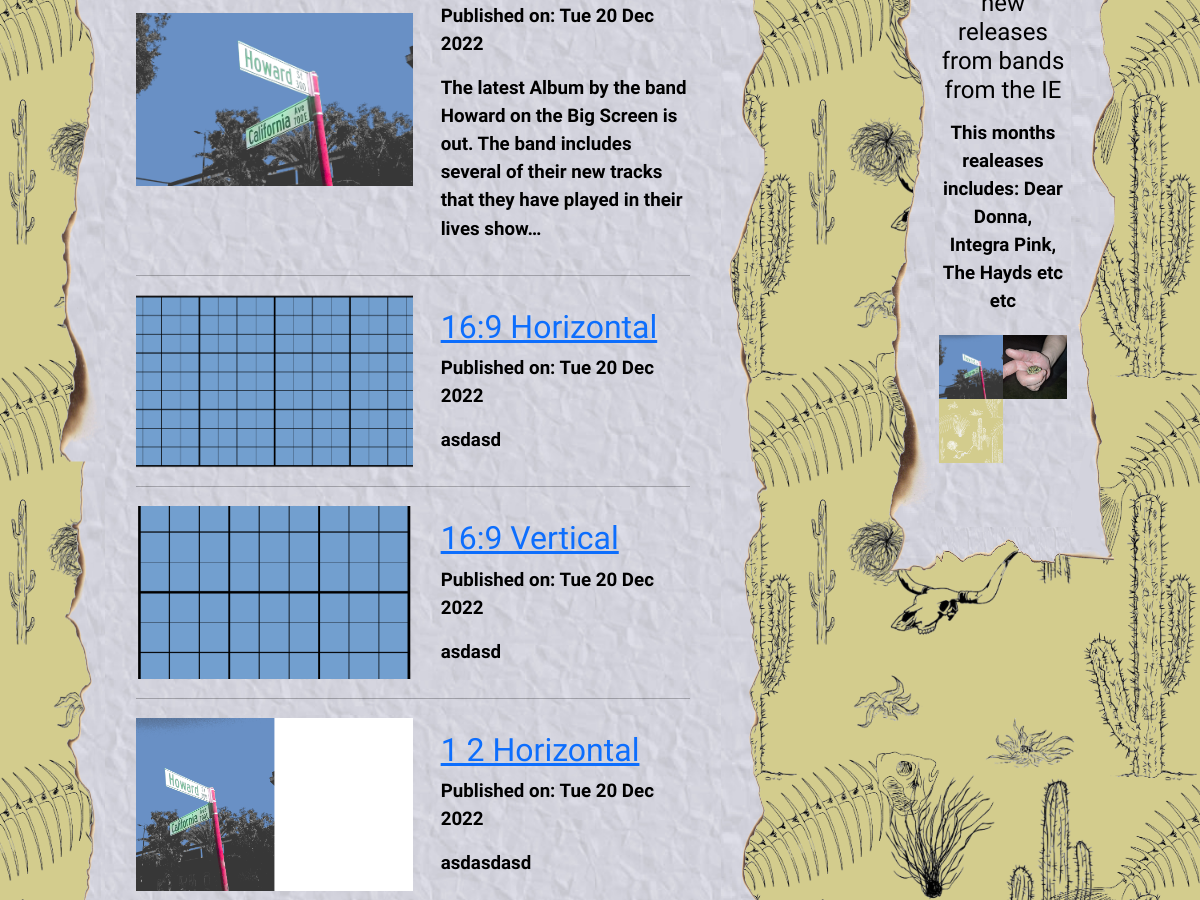
Page /musicindex (middle part) on the earlier database version.
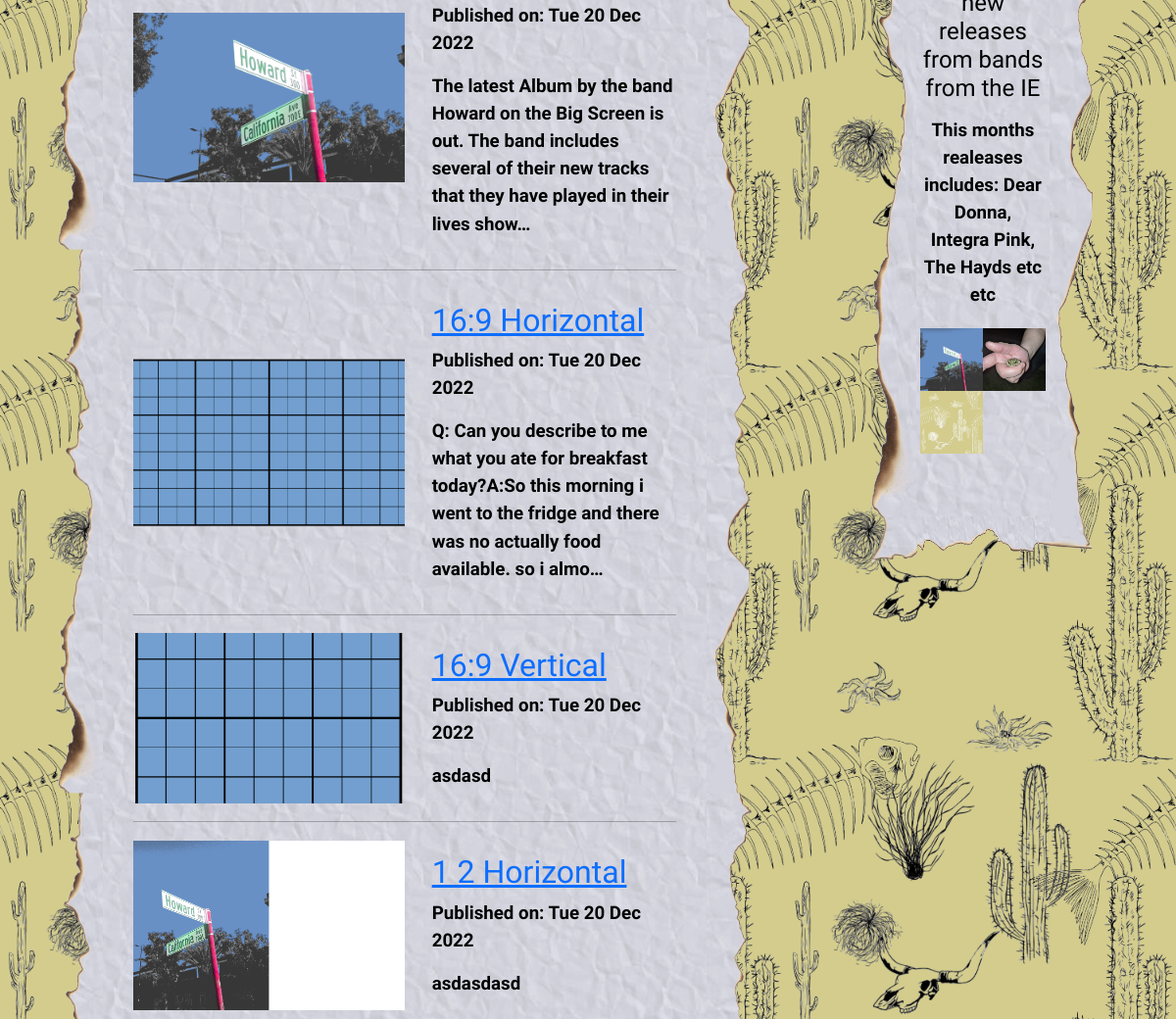
Same page on the later database version.
### articles/models.py (models this page shows, shortened)
class ArticlePost(models.Model):
    author = models.ForeignKey('auth.User',on_delete=models.CASCADE)
    title = models.CharField(max_length=200)
    text = models.TextField()
    create_date = models.DateTimeField(default=now)
    publish_date = models.DateField(blank=True,null=True)
    featured_image = models.ImageField(upload_to='featured_images/%Y/%m/',blank=True)

### articles/views.py (the view)
# urls.py: path("musicindex",views.MusicIndexView.as_view(),name='musicindex'),
class MusicIndexView(ListView):
    model = ArticlePost
    template_name = 'articles/music_index.html'
    context_object_name='posts'
    def get_queryset(self):
        return ArticlePost.objects.filter(publish_date__lte=now()).order_by('-publish_date')[0:5]

### articles/templates/articles/music_index.html (shortened to what this page needs)
<!DOCTYPE html>
{% extends 'articles/base.html' %}
{%load static%}
{% block body_block %}
    <div class="indexcolumn">
    <div class="container mu1">
    <div class="borderimg">
        <div class="base">
            <div class="container">
            {% for post in posts %}
            <hr>
            <div class="posts">
            <img src="{{ post.featured_image.url}}" class="round postimg" alt="no image here" >
            <div class="post" >
                <h2><a href="{% url 'articles:post_detail' pk=post.pk %}">{{ post.title }}</a></h2>
                <div class="date">
                    <p>Published on: {{post.publish_date|date:"D d M Y"}}</p>
                    <p>{{ post.text|safe|striptags|truncatechars:150 }}</p>
                </div>
            </div>
            </div>
        {% empty %}
            <p>No Articles to Share</p>
        {% endfor %}
            </div>
        </div>
        </div>
        </div>
    <div class="container mu2">
    <div class="borderimg">
    <div style="align-self:center;" class="base">
        <h4 style="padding: 2%; text-align: center;">Highlighting new releases from bands from the IE</h4>
        <p style="padding: 3%;text-align: center;">This months realeases includes: Dear Donna, Integra Pink, The Hayds etc etc</p>
        <div class="imagecolumn">
            <img src="{% static 'images/playlist/California_Ave.png' %}" class="playlistimg" alt="">
            <img src="{% static 'images/playlist/froggy.jpeg' %}" class="playlistimg" alt="">
        </div>
        <div class="imagecolumn">
            <img src="{% static 'images/playlist/title_white.png' %}" class="playlistimg" alt="">
            <img src="{% static 'images/playlist/VibesAreWhoopty.jpg' %}" class="playlistimg" alt="">
        </div>
        <div class="clear"></div>
        <div class="clear"></div>
    </div></div></div>
    </div>
</body>
{% endblock %}

Differences in the rows shown:
changed ArticlePost "16:9 Horizontal": text "asdasd" → "Q: Can you describe to me what you ate for breakfast today?A:So this morning i went to the fridge and there was no actually food available. so i almo…"
